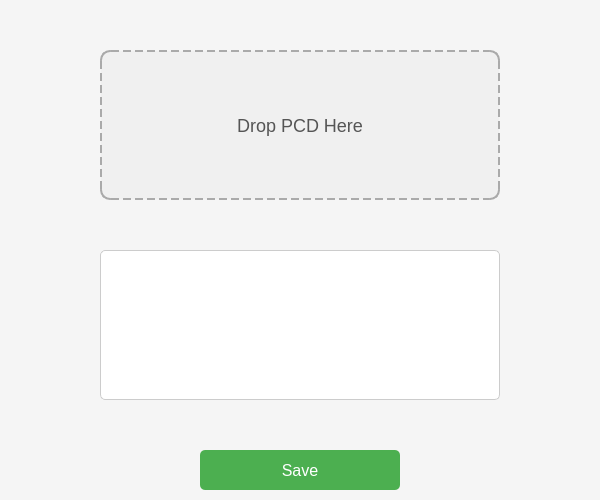
<?xml version="1.0" encoding="UTF-8"?>
<ui version="4.0">
 <class>MainWindow</class>
 <widget class="QMainWindow" name="MainWindow">
  <property name="geometry">
   <rect>
    <x>0</x>
    <y>0</y>
    <width>600</width>
    <height>500</height>
   </rect>
  </property>
  <property name="windowTitle">
   <string>MainWindow</string>
  </property>
  <property name="styleSheet">
   <string notr="true">QMainWindow {
    background-color: #f5f5f5;
}

QLabel, QTextEdit {
    box-shadow: 2px 2px 5px rgba(0, 0, 0, 0.1);
}
</string>
  </property>
  <widget class="QWidget" name="centralwidget">
   <widget class="QLabel" name="dragDropArea">
    <property name="geometry">
     <rect>
      <x>100</x>
      <y>50</y>
      <width>400</width>
      <height>150</height>
     </rect>
    </property>
    <property name="acceptDrops">
     <bool>true</bool>
    </property>
    <property name="styleSheet">
     <string notr="true">QLabel#dragDropArea {
    background-color: #f0f0f0;
    border: 2px dashed #aaa;
    border-radius: 10px;
    color: #555;
    font-size: 18px;
    text-align: center;
    padding: 10px;
}
QLabel#dragDropArea:hover {
    background-color: #e0e0e0;
    border-color: #888;
}
</string>
    </property>
    <property name="text">
     <string>Drop PCD Here</string>
    </property>
    <property name="alignment">
     <set>Qt::AlignmentFlag::AlignCenter</set>
    </property>
   </widget>
   <widget class="QTextEdit" name="resultTextEdit">
    <property name="geometry">
     <rect>
      <x>100</x>
      <y>250</y>
      <width>400</width>
      <height>150</height>
     </rect>
    </property>
    <property name="styleSheet">
     <string notr="true">QTextEdit#resultTextEdit {
    background-color: #ffffff;
    border: 1px solid #ccc;
    border-radius: 5px;
    padding: 10px;
    font-size: 16px;
    color: #333;
}
</string>
    </property>
    <property name="readOnly">
     <bool>true</bool>
    </property>
   </widget>
   <widget class="QPushButton" name="saveButton">
    <property name="geometry">
     <rect>
      <x>200</x>
      <y>450</y>
      <width>200</width>
      <height>40</height>
     </rect>
    </property>
    <property name="styleSheet">
     <string notr="true">QPushButton#saveButton {
    background-color: #4CAF50;
    color: white;
    border: none;
    padding: 10px 24px;
    text-align: center;
    font-size: 16px;
    border-radius: 5px;
}

QPushButton#saveButton:hover {
    background-color: #45a049;
}
</string>
    </property>
    <property name="text">
     <string>Save</string>
    </property>
   </widget>
  </widget>
 </widget>
 <resources/>
 <connections/>
</ui>
